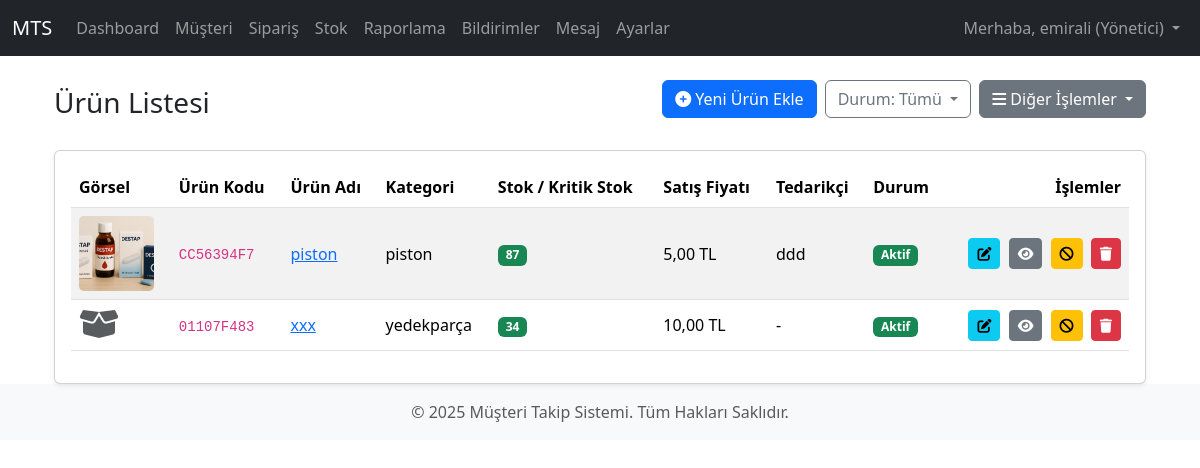
/stock/ (signed in), run on the app's committed database.
### core/models.py (models this page shows, shortened)
class User(AbstractUser):
    USER_TYPE_CHOICES = (
        ("admin", "Yönetici"),
        ("personnel", "Personel"),
        ("customer", "Müşteri"),
    )
    user_type = models.CharField(
        max_length=20,
        choices=USER_TYPE_CHOICES,
        default="customer",
        verbose_name="Kullanıcı Tipi"
    )
    phone_number = models.CharField(
        max_length=15,
        blank=True,
        null=True,
        verbose_name="Telefon Numarası"
    )
    company_name = models.CharField(
        max_length=100,
        blank=True,
        null=True,
        verbose_name="Firma Adı"
    )
    address = models.TextField(
        blank=True,
        null=True,
        verbose_name="Adres"
    )
    customer_segment = models.CharField(
        max_length=20,
        choices=[('individual', 'Bireysel'), ('corporate', 'Kurumsal')],
        blank=True,
        null=True,
        verbose_name="Müşteri Segmenti"
    )
    date_of_birth = models.DateField(
        blank=True,
        null=True,
        verbose_name="Doğum Tarihi"
    )
    notes = models.TextField(
        blank=True,
        null=True,
        verbose_name="Notlar"
    )
    tax_id_number = models.CharField(
        max_length=20,
        blank=True,
        null=True,
        verbose_name="Vergi/Kimlik Numarası"
    )
    payment_preference = models.CharField(
        max_length=50,
        blank=True,
        null=True,
        verbose_name="Ödeme Tercihi"
    )
    debt_status = models.DecimalField(
        max_digits=10,
        decimal_places=2,
        default=0.00,
        verbose_name="Borç Durumu"
    )
    def is_admin(self):
        return self.user_type == "admin"
    def is_personnel(self):
        return self.user_type == "personnel"
    def is_customer(self):
        return self.user_type == "customer"
    def get_user_type_display(self):
        return dict(self.USER_TYPE_CHOICES).get(self.user_type)

### stock/models.py (models this page shows, shortened)
class Product(models.Model):
    product_code = models.CharField(max_length=50, unique=True, blank=True, null=True, verbose_name="Ürün Kodu")
    name = models.CharField(max_length=255, verbose_name="Ürün Adı")
    category = models.ForeignKey(Category, on_delete=models.SET_NULL, null=True, blank=True, related_name='products', verbose_name="Kategori")
    current_stock = models.IntegerField(default=0, verbose_name="Mevcut Stok")
    minimum_stock = models.IntegerField(default=0, verbose_name="Minimum Stok (Kritik Seviye)")
    warehouse_location = models.ForeignKey(Warehouse, on_delete=models.SET_NULL, null=True, blank=True, related_name='products', verbose_name="Depo Konumu")
    unit_cost = models.DecimalField(max_digits=10, decimal_places=2, verbose_name="Birim Maliyet (TL)")
    selling_price = models.DecimalField(max_digits=10, decimal_places=2, verbose_name="Satış Fiyatı (TL)")
    main_supplier = models.ForeignKey(Supplier, on_delete=models.SET_NULL, null=True, blank=True, related_name='supplied_products', verbose_name="Ana Tedarikçi")
    image = models.ImageField(upload_to='product_images/', blank=True, null=True, verbose_name="Ürün Görseli")
    description = models.TextField(blank=True, null=True, verbose_name="Ürün Açıklaması")
    is_active = models.BooleanField(default=True, verbose_name="Satışa Açık (Aktif)")
    created_at = models.DateTimeField(auto_now_add=True, verbose_name="Oluşturulma Tarihi")
    updated_at = models.DateTimeField(auto_now=True, verbose_name="Güncellenme Tarihi")
    class Meta:
        verbose_name = "Ürün"
        verbose_name_plural = "Ürünler"
        ordering = ['name']
    @property
    def is_low_stock(self):
        if self.minimum_stock > 0:
            return self.current_stock <= self.minimum_stock
        return False

class Category(models.Model):
    name = models.CharField(max_length=100, unique=True, verbose_name="Kategori Adı")
    description = models.TextField(blank=True, null=True, verbose_name="Açıklama")
    class Meta:
        verbose_name = "Kategori"
        verbose_name_plural = "Kategoriler"
        ordering = ['name']

class Supplier(models.Model):
    name = models.CharField(max_length=200, unique=True, verbose_name="Firma Adı")
    address = models.TextField(blank=True, null=True, verbose_name="Adres")
    phone_number = models.CharField(max_length=15, blank=True, null=True, verbose_name="Telefon Numarası")
    email = models.EmailField(blank=True, null=True, verbose_name="E-posta Adresi")
    contact_person = models.CharField(max_length=100, blank=True, null=True, verbose_name="İlgili Kişi")
    notes = models.TextField(blank=True, null=True, verbose_name="Notlar")
    class Meta:
        verbose_name = "Tedarikçi"
        verbose_name_plural = "Tedarikçiler"
        ordering = ['name']

### stock/views.py (the view)
# urls.py: path('', views.ProductListView.as_view(), name='product_list'), # Ana stok sayfası
class ProductListView(PersonnelRequiredMixin, ListView):
    model = Product
    template_name = 'stock/product_list.html'
    context_object_name = 'products'
    paginate_by = 10
    def get_queryset(self):
        queryset = super().get_queryset().select_related('category', 'main_supplier').order_by('name')
        status = self.request.GET.get('status', 'all')
        if status == 'active':
            queryset = queryset.filter(is_active=True)
        elif status == 'inactive':
            queryset = queryset.filter(is_active=False)
        return queryset
    def get_context_data(self, **kwargs):
        context = super().get_context_data(**kwargs)
        context['current_status_filter'] = self.request.GET.get('status', 'all')
        return context

### core/views.py (called while the page is built)
    def test_func(self):
        return self.request.user.is_authenticated and (self.request.user.is_personnel() or self.request.user.is_admin())

### templates/stock/product_list.html (shortened to what this page needs)
{% extends 'base.html' %}
{% load static %}
{% block content %}
<div class="container-fluid mt-4">
    <div class="d-flex justify-content-between align-items-center mb-4 flex-wrap">
        <h1 class="h3 mb-2 mb-md-0">Ürün Listesi</h1>
        <div class="d-flex flex-wrap">
            <a href="{% url 'stock:product_create' %}" class="btn btn-primary me-2 mb-2"><i class="fas fa-plus-circle"></i> Yeni Ürün Ekle</a>
            <div class="btn-group me-2 mb-2">
                <button type="button" class="btn btn-outline-secondary dropdown-toggle" data-bs-toggle="dropdown" aria-expanded="false">
                    Durum: {% if current_status_filter == 'active' %}Aktif{% elif current_status_filter == 'inactive' %}Pasif{% else %}Tümü{% endif %}
                </button>
            </div>
            <div class="btn-group mb-2">
                <button type="button" class="btn btn-secondary dropdown-toggle" data-bs-toggle="dropdown" aria-expanded="false">
                    <i class="fas fa-bars"></i> Diğer İşlemler
                </button>
            </div>
        </div>
    </div>
    <div class="card shadow-sm">
        <div class="card-body">
            {% if products %}
            <div class="table-responsive">
                <table class="table table-hover table-striped align-middle">
                    <thead>
                        <tr>
                            <th scope="col">Görsel</th>
                            <th scope="col">Ürün Kodu</th>
                            <th scope="col">Ürün Adı</th>
                            <th scope="col">Kategori</th>
                            <th scope="col">Stok / Kritik Stok</th>
                            <th scope="col">Satış Fiyatı</th>
                            <th scope="col">Tedarikçi</th>
                            <th scope="col">Durum</th>
                            <th scope="col" class="text-end">İşlemler</th>
                        </tr>
                    </thead>
                    <tbody>
                        {% for product in products %}
                        <tr>
                            <td>
                                {% if product.image %}
                                    <img src="{{ product.image.url }}" alt="{{ product.name }}" style="width: 75px; height: 75px; object-fit: cover; border-radius: 5px;">
                                {% else %}
                                    <i class="fas fa-box-open fa-2x text-muted"></i>
                                {% endif %}
                            </td>
                            <td><code>{{ product.product_code }}</code></td>
                            <td><a href="{% url 'stock:product_detail' pk=product.pk %}">{{ product.name }}</a></td>
                            <td>{{ product.category.name|default:"-" }}</td>
                            <td>
                                {% if product.is_low_stock %}
                                    <span class="badge bg-danger" title="Stok kritik seviyede!">{{ product.current_stock }} / {{ product.minimum_stock }}</span>
                                {% else %}
                                    <span class="badge bg-success">{{ product.current_stock }}</span>
                                {% endif %}
                            </td>
                            <td>{{ product.selling_price|floatformat:2 }} TL</td>
                            <td>{{ product.main_supplier.name|default:"-" }}</td>
                            <td>
                                {% if product.is_active %}
                                    <span class="badge bg-success">Aktif</span>
                                {% else %}
                                    <span class="badge bg-secondary">Pasif</span>
                                {% endif %}
                            </td>
                            <td class="text-end">
                                <a href="{% url 'stock:product_update' pk=product.pk %}" class="btn btn-sm btn-info me-1" title="Düzenle"><i class="fas fa-edit"></i></a>
                                <a href="{% url 'stock:product_detail' pk=product.pk %}" class="btn btn-sm btn-secondary me-1" title="Detay"><i class="fas fa-eye"></i></a>
                                {% if product.is_active %}
                                    <form action="{% url 'stock:product_deactivate' pk=product.pk %}" method="post" class="d-inline">
                                        <button type="submit" class="btn btn-sm btn-warning" title="Pasife Al" onclick="return confirm('Ürünü pasife almak istediğinizden emin misiniz? Bu ürün satışlarda görünmeyecektir.');"><i class="fas fa-ban"></i></button>
                                    </form>
                                {% endif %}
                                <a href="{% url 'stock:product_delete' pk=product.pk %}" class="btn btn-sm btn-danger ms-1" title="Sil" onclick="return confirm('Bu ürünü kalıcı olarak silmek istediğinizden emin misiniz? Bu işlem geri alınamaz.');"><i class="fas fa-trash"></i></a>
                            </td>
                        </tr>
                        {% endfor %}
                    </tbody>
                </table>
            </div>
            {% else %}
            <div class="alert alert-info text-center" role="alert">
                Filtre kriterlerine uygun ürün bulunamadı veya henüz hiç ürün eklenmedi.
            </div>
            {% endif %}
        </div>
    </div>
</div>
{% endblock %}

### templates/base.html (shortened to what this page needs)
{% load static %}
<!DOCTYPE html>
<html lang="tr">
<head>
    <link href="https://cdn.jsdelivr.net/npm/bootstrap@5.3.3/dist/css/bootstrap.min.css" rel="stylesheet">
    <link rel="stylesheet" href="https://cdnjs.cloudflare.com/ajax/libs/font-awesome/6.0.0-beta3/css/all.min.css">
</head>
<body>
    <nav class="navbar navbar-expand-lg navbar-dark bg-dark">
        <div class="container-fluid">
            <a class="navbar-brand" href="{% url 'home' %}">MTS</a>
            <div class="collapse navbar-collapse" id="navbarNav">
                <ul class="navbar-nav me-auto mb-2 mb-lg-0">
                    {% if user.is_authenticated %}
                        {% if user.is_admin %}
                            <li class="nav-item">
                                <a class="nav-link" href="{% url 'dashboard:admin_dashboard' %}">Dashboard</a>
                            </li>
                        {% endif %}
                        {% if user.is_personnel or user.is_admin %}
                            <li class="nav-item">
                                <a class="nav-link" href="{% url 'customers:customer_list' %}">Müşteri</a>
                            </li>
                            <li class="nav-item">
                                <a class="nav-link" href="{% url 'orders:order_list' %}">Sipariş</a>
                            </li>
                            <li class="nav-item">
                                <a class="nav-link" href="{% url 'stock:product_list' %}">Stok</a>
                            </li>
                            <li class="nav-item">
                                <a class="nav-link" href="{% url 'reports:report_list' %}">Raporlama</a>
                            </li>
                        {% endif %}
                        <li class="nav-item">
                            <a class="nav-link" href="{% url 'notifications:user_notifications' %}">Bildirimler</a>
                        </li>
                        <li class="nav-item">
                            <a class="nav-link" href="{% url 'messages_app:message_list' %}">Mesaj</a>
                        </li>
                        <li class="nav-item">
                            <a class="nav-link" href="{% url 'settings_app:theme_settings' %}">Ayarlar</a>
                        </li>
                    {% endif %}
                </ul>
                <ul class="navbar-nav">
                    {% if user.is_authenticated %}
                        <li class="nav-item dropdown">
                            <a class="nav-link dropdown-toggle" href="#" id="navbarDropdown" role="button" data-bs-toggle="dropdown" aria-expanded="false">
                                Merhaba, {{ user.get_full_name|default:user.username }} ({{ user.get_user_type_display }})
                            </a>
                        </li>
                    {% endif %}
                </ul>
            </div>
        </div>
    </nav>
    <main class="container mt-4">
        {% block content %}{% endblock %}
    </main>
    <footer class="footer mt-auto py-3 bg-light">
        <div class="container text-center">
            <span class="text-muted">© 2025 Müşteri Takip Sistemi. Tüm Hakları Saklıdır.</span>
        </div>
    </footer>
</body>
</html>

### data on the page
User: get_full_name "emirali", user_type "Yönetici"
Product: image (picture), product_code "CC56394F7", name "piston", category.name "piston", current_stock "87", selling_price "5,00", main_supplier.name "ddd", is_active "Aktif"
Product: product_code "01107F483", name "xxx", category.name "yedekparça", current_stock "34", selling_price "10,00", main_supplier.name "-", is_active "Aktif"
